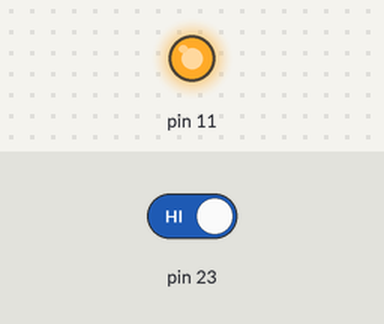
The program below on a simulated Raspberry Pi (header pin numbers). On the bench: output pins drawn as LEDs (lit = HIGH). Inputs (shaded band) come from the test bench; at power-on: pin 23 HIGH. What the program prints to the terminal is not drawn.

Above: at 1.2 s.
1.3 s: pin 23 driven LOW
At 1.8 s:
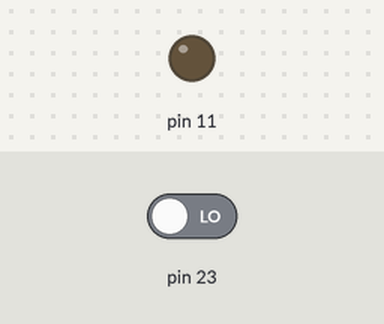
2.8 s: pin 23 driven HIGH
At 4.2 s:
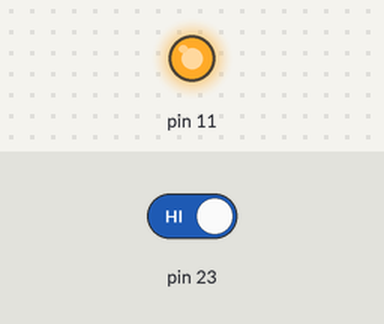
Timing chart, 0 to 5.8 s (numbered marks = the images above; inputs shaded):
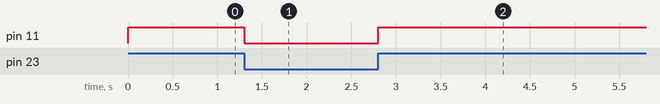

Measured:
- after the input at 1.3 s, pin 11: HIGH → LOW at once
- after the input at 2.8 s, pin 11: LOW → HIGH at once

The program:

3-3_lightSensor.py
```python
# by eng ali gamal

import time
import RPi.GPIO as GPIO

GPIO.setmode(GPIO.BOARD)
GPIO.setup(23, GPIO.IN)
GPIO.setup(11, GPIO.OUT)

while True:
        if (GPIO.input(23) == False):
                GPIO.output(11,0)
                print " Led on pin 11 is now OFF "
        else:
                GPIO.output(11,1)
                print " Led on pin 11 is now ON "

time.sleep(1)
```
